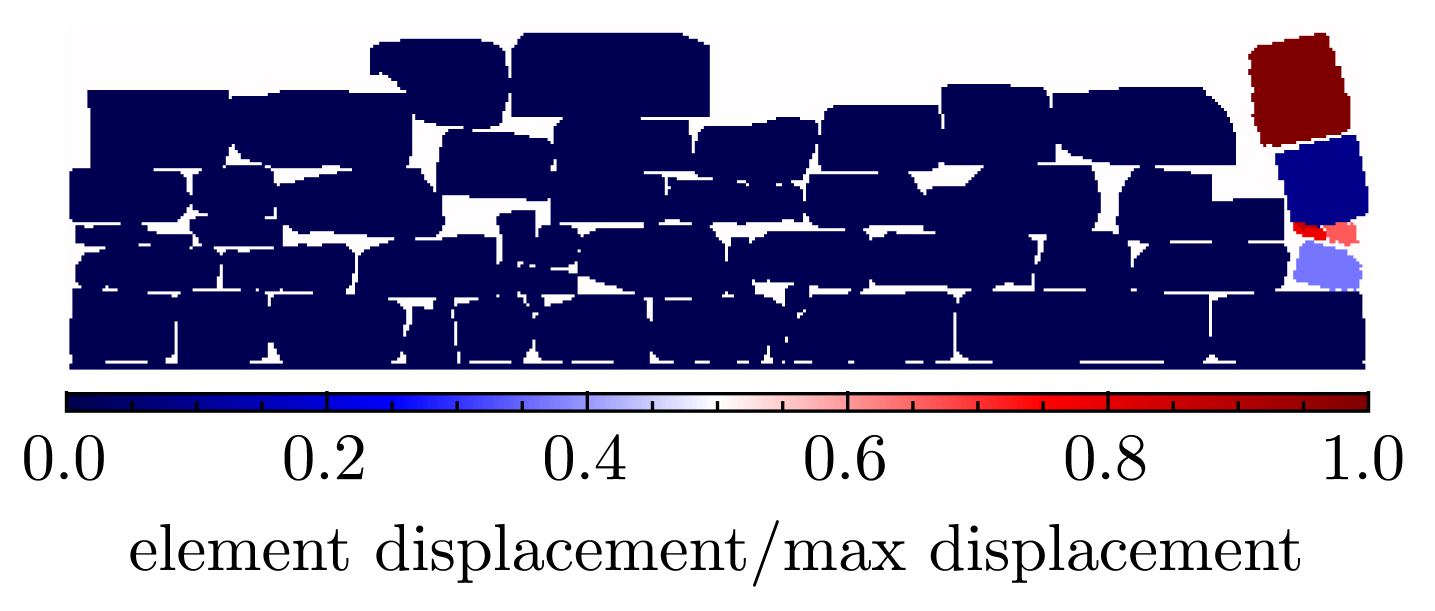
#> input picture Tests/Almeida/all_types/IR/result/img/left0.14028456913234208_mechanism.png, 7174 x 3052 px (shown at 1/5 size)
$ python -i tilting_angle.py   (imports and definitions only)
#> lines starting #> are read from the running program, lines starting #| are printed output that depends on the picture; after the words box and inside, x2 and y2 are one past the last pixel; in counts of white or black regions, pixels touching at a corner belong together
### Stonepacker2D/utils/constant.py
import numpy as np
import matplotlib
# https://github.com/wkentaro/labelme/issues/842
matplotlib.use('agg')
np.warnings.filterwarnings('ignore', category=np.VisibleDeprecationWarning)
#np.warnings.filterwarnings('error', category=np.VisibleDeprecationWarning)
WORLD_WIDTH = 100
WORLD_HEIGHT = 100
EPS = -1e-5
MAX_EDGE_LENGTH = 50

# wall size
WALL_WIDTH = 100
WALL_HEIGHT = 100
OPTIMIZATION = "Bbox_Ocontour_Void"
# contour detection
DILATION = 1
EROSION = 1


# stacking algorithm
WEIGHT_FIRST_TO_ORIGIN_X = 0
ALLOW_ROTATE = True
DUMP_TO_FILE = True
SAVE_ROOT = "data/"
LOCAL_WIDTH = 0
INTER_WEIGHT = 0.1
WIDTH_WEIGHT = 0.1
STABALIZE_METHOD = 'rotation'
WEDGE_ID = 257
BASE_ID = 256
CUT_ID = 258
SELECTION_WEIGHTS = {'interlocking': 1, 'kinematic': 1,
                     'course_height': 1, 'global_density': 1, 'local_void':1,'local_void_center':1}
PLACEMENT_OPTIMIZATION = 'full_enumeration'
PARTIAL_ENUMERATION_RATIO = 0.5

# kinematics
MU = 0.58
DENSITY = 18
IGNORE_HEAD_JOINT = False
KINEMATIC_RESULT_DECIMAL = 1
IGNORE_VALUE = 255
# k steps ahead
K_STEPS = 0

# kinematics optimization
KINEMATIC_OPTIMIZATION = True
NUMBER_CPU = 8

#records
RECORD_TIME = True
RECORD_SWITCHS = {'RECORD_PLACEMENT_VALUE':True,'RECORD_PLACEMENT_IMG':True,'RECORD_SELECTION_VALUE':True}


# [4 lines left out: function set_world_size, not called in this run]


def get_world_size():
    global WALL_WIDTH, WALL_HEIGHT
    return WALL_WIDTH, WALL_HEIGHT


# [4 lines left out: function set_wall_size, not called in this run]


def get_wall_size():
    global WORLD_WIDTH, WORLD_HEIGHT
    return WORLD_WIDTH, WORLD_HEIGHT


def set_rotate_state(rotate):
    global ALLOW_ROTATE
    ALLOW_ROTATE = rotate


def get_rotate_state():
    global ALLOW_ROTATE
    return ALLOW_ROTATE


def set_dilation(dilation):
    global DILATION
    DILATION = dilation


def get_dilation():
    global DILATION
    return DILATION


def set_erosion(erosion):
    global EROSION
    EROSION = erosion


def get_erosion():
    global EROSION
    return EROSION


def set_ksteps(k):
    global K_STEPS
    K_STEPS = k


def get_ksteps():
    global K_STEPS
    return K_STEPS


# [5 lines left out: function set_dump, not called in this run]


def get_dump():
    global DUMP_TO_FILE
    return DUMP_TO_FILE


def get_dir():
    global SAVE_ROOT
    return SAVE_ROOT


def set_mu(mu):
    global MU
    MU = mu


def get_mu():
    global MU
    return MU


def set_head_joint_state(state):
    global IGNORE_HEAD_JOINT
    IGNORE_HEAD_JOINT = state


def get_head_joint_state():
    global IGNORE_HEAD_JOINT
    return IGNORE_HEAD_JOINT


def get_local_width():
    global LOCAL_WIDTH
    return LOCAL_WIDTH


def set_local_width(width):
    global LOCAL_WIDTH
    LOCAL_WIDTH = width


def set_kine_precision(number_of_decimal):
    global KINEMATIC_RESULT_DECIMAL
    KINEMATIC_RESULT_DECIMAL = number_of_decimal


def get_kine_precision():
    global KINEMATIC_RESULT_DECIMAL
    return KINEMATIC_RESULT_DECIMAL


def set_number_cpu(number):
    global NUMBER_CPU
    NUMBER_CPU = number


def get_number_cpu():
    global NUMBER_CPU
    return NUMBER_CPU


def get_plot_placement():
    return 10


def get_plot_stone_id():
    return 255


def get_ignore_pixel_value():
    global IGNORE_VALUE
    return IGNORE_VALUE


def set_interlocking_weight(value):
    global INTER_WEIGHT
    INTER_WEIGHT = value


def get_interlocking_weight():
    global INTER_WEIGHT
    return INTER_WEIGHT


def get_stabalize_method():
    global STABALIZE_METHOD
    return STABALIZE_METHOD


def set_stabalize_method(value):
    global STABALIZE_METHOD
    STABALIZE_METHOD = value


def get_wedge_id():
    global WEDGE_ID
    return WEDGE_ID

def get_cut_id():
    global CUT_ID
    return CUT_ID


def get_base_id():
    global BASE_ID
    return BASE_ID


def get_width_weight():
    global WIDTH_WEIGHT
    return WIDTH_WEIGHT


def set_width_weight(value):
    global WIDTH_WEIGHT
    WIDTH_WEIGHT = value


# [4 lines left out: function set_selection_weights, not called in this run]


def get_selection_weights():
    global SELECTION_WEIGHTS
    return SELECTION_WEIGHTS

def get_placement_optimization():
    global PLACEMENT_OPTIMIZATION
    return PLACEMENT_OPTIMIZATION
def set_placement_optimization(opt_algo):
    global PLACEMENT_OPTIMIZATION
    PLACEMENT_OPTIMIZATION = opt_algo

def get_partial_enumeration_ratio():
    global PARTIAL_ENUMERATION_RATIO
    return PARTIAL_ENUMERATION_RATIO

def set_partial_enumeration_ratio(ratio):
    global PARTIAL_ENUMERATION_RATIO
    PARTIAL_ENUMERATION_RATIO = ratio

def set_record_time(rt):
    global RECORD_TIME
    RECORD_TIME = rt

def get_record_time():
    global RECORD_TIME
    return RECORD_TIME

# [4 lines left out: function set_record_detail, not called in this run]

def get_record_detail():
    global RECORD_SWITCHS
    return RECORD_SWITCHS
import cv2
# [20 lines left out: function get_world_size_from_label_img, not called in this run]

### Stonepacker2D/utils/kine_2d.py
from matplotlib import collections as mc
import matplotlib.pyplot as plt
# import parameters
import numpy as np
import sys
import mosek
import math
import random
print_detail = False
color = ["#"+''.join([random.choice('0123456789ABCDEF') for j in range(6)])
             for i in range(1000)]


# [127 lines left out: functions plot_elem_contp, update_elem_disp, cal_Aglobal, normalize, plot_elements, not called in this run]


# paras = parameters.Default()


class ContPoint():
    # [32 lines left out: function __init__, not called in this run]

    def set_elements(self, elem1, elem2):
        self.cand = elem1
        self.anta = elem2

    # [5 lines left out: function __eq__, not called in this run]

    def __str__(self):
        return f"Contact point information: \nID: {self.id}\nCandidate id: {self.cand}\nAntagonist id: {self.anta}"

    # [6 lines of commented-out code are left out]
    # [21 lines left out: functions is_contat_pair, assert_legal, not called in this run]


class ContType():
    def __init__(self, name, paras):
        self.name = name
        if name == 'friction':
            self.mu = paras.mu
        elif name == 'friction_fc':
            self.mu = paras.mu
            self.fc = paras.fc
        elif name == 'friction_fc_cohesion':
            self.mu = paras.mu
            self.fc = paras.fc
            self.cohesion = paras.cohesion
        elif name == 'friction_cohesion':
            self.mu = paras.mu
            self.cohesion = paras.cohesion
        else:
            raise Exception('unknown contact type')


class Element():
    # [22 lines left out: functions __init__, assert_legal, not called in this run]


class ContFace():
    # [860 lines left out: functions __init__, __eq__, solve_force_rigid, solve_force, solve_force_non_associative, not called in this run]

# [172 lines of commented-out code are left out]

### Stonepacker2D/evaluate/tilting_angle.py
from scipy import ndimage
from ..utils.kine_2d import ContPoint, ContType
import numpy as np
from skimage.measure import regionprops
from ..utils.kine_2d import Element, update_elem_disp
import cv2
from ..utils.constant import get_ignore_pixel_value, get_world_size, get_mu, get_head_joint_state, get_kine_precision, get_dir
from ..utils.kine_2d import cal_Aglobal, solve_force_rigid, plot_elem_contp
import math
import matplotlib.pyplot as plt
from matplotlib import cm
from matplotlib.colors import ListedColormap, LinearSegmentedColormap

tab20_cm = cm.get_cmap('tab20')
newcolors = np.concatenate([tab20_cm(np.linspace(0, 1, 20))] * 13, axis=0)
white = np.array([255/256, 255/256, 255/256, 1])
newcolors[:1, :] = white
newcmp = ListedColormap(newcolors)

# rot_cmap=cm.get_cmap('RdBu')
# rot_cmap[0] = white
class Parameter:

    # kinematics
    boundary = "tilting-table"
    stress = 30/100
    mu = 1.0
    fc = 0
    cohesion = 0
    density = 18
    calibrate_head_joint = False
    ignore_head_joint = False
    min_contp_distance = 1000
    offset = 1
    contact_detection_method = "uniform"
    ctname = "friction"


parameters = Parameter()
parameters_head = Parameter()
parameters_mortar = Parameter()


# [193 lines left out: functions plot_failure_mec, evaluate_kine, not called in this run]


def pixel_to_mesh(img,ignore_zero = True):
    contps = dict()
    maxPointID = 0
    parameters.mu = get_mu()

    _conttype = ContType("friction", parameters)
    parameters_head.mu = get_mu()
    if get_head_joint_state() == True:
        parameters_head.mu = 0
    _conttype_head = ContType("friction", parameters_head)

    # CONVOLVE: https://towardsdatascience.com/image-derivative-8a07a4118550
    # pixels whose value is different from pixel on the right

    normal = [-1, 0]
    tangent = [0, -1]
    Kx = np.array([[-1, 1, 0]])
    Fx_1 = ndimage.convolve(img, Kx)
    Kx = np.array([[1, -1, 0]])
    Fx_2 = ndimage.convolve(img, Kx)
    matrix_x_right = np.sum([Fx_1, Fx_2], axis=0)
    #matrix_x_right = np.multiply(img,matrix_x_right)
    index_x_right = np.argwhere(matrix_x_right > 0)
    coords = np.flip(np.sum([index_x_right, [[0, 0.5]]], axis=0), axis=1)
    # print(maxPointID)
    for i, coord in enumerate(coords):
        if ignore_zero:
            if img[index_x_right[i][0], index_x_right[i][1]] == 0 or img[index_x_right[i][0], min(index_x_right[i][1]+1, img.shape[1])] == 0:
                continue
        anta_id = img[index_x_right[i][0], min(
            index_x_right[i][1]+1, img.shape[1])]
        contps[maxPointID] = ContPoint(maxPointID, [
            coord[0], coord[1]], img[index_x_right[i][0], index_x_right[i][1]], anta_id, tangent, normal, _conttype_head)
        maxPointID += 1

    # pixels whose value is different from pixel on the left
    normal = [1, 0]
    tangent = [0, 1]
    Kx = np.array([[0, -1, 1]])
    Fx_1 = ndimage.convolve(img, Kx)
    Kx = np.array([[0, 1, -1]])
    Fx_2 = ndimage.convolve(img, Kx)
    matrix_x_left = np.sum([Fx_1, Fx_2], axis=0)
    matrix_x_left = np.multiply(img, matrix_x_left)
    index_x_left = np.argwhere(matrix_x_left > 0)
    coords = np.flip(np.sum([index_x_left, [[0, -0.5]]], axis=0), axis=1)
    # print(maxPointID)
    for i, coord in enumerate(coords):
        if ignore_zero:
            if img[index_x_left[i][0], index_x_left[i][1]] == 0 or img[index_x_left[i][0], max(index_x_left[i][1]-1, 0)] == 0:
                continue
        anta_id = img[index_x_left[i][0], max(index_x_left[i][1]-1, 0)]
        contps[maxPointID] = ContPoint(maxPointID, [
            coord[0], coord[1]], img[index_x_left[i][0], index_x_left[i][1]], anta_id, tangent, normal, _conttype_head)
        maxPointID += 1

    # pixels whose value is different from pixel below
    normal = [0, -1]
    tangent = [1, 0]
    Ky = np.array([[-1], [1], [0]])
    Fy_1 = ndimage.convolve(img, Ky)
    Ky = np.array([[1], [-1], [0]])
    Fy_2 = ndimage.convolve(img, Ky)
    matrix_y_below = np.sum([Fy_1, Fy_2], axis=0)
    matrix_y_below = np.multiply(img, matrix_y_below)
    index_y_below = np.argwhere(matrix_y_below > 0)
    coords = np.flip(np.sum([index_y_below, [[+0.5, 0]]], axis=0), axis=1)
    # print(maxPointID)
    for i, coord in enumerate(coords):
        if ignore_zero:
            if img[index_y_below[i][0], index_y_below[i][1]] == 0 or img[min(index_y_below[i][0]+1, img.shape[0]), index_y_below[i][1]] == 0:
                continue
        anta_id = img[min(index_y_below[i][0]+1, img.shape[0]),
                      index_y_below[i][1]]
        contps[maxPointID] = ContPoint(maxPointID, [
                                       coord[0], coord[1]], img[index_y_below[i][0], index_y_below[i][1]], anta_id, tangent, normal, _conttype)
        maxPointID += 1

    # pixels whose value is different from pixel above
    normal = [0, 1]
    tangent = [-1, 0]
    Ky = np.array([[0], [1], [-1]])
    Fy_1 = ndimage.convolve(img, Ky)
    Ky = np.array([[0], [-1], [1]])
    Fy_2 = ndimage.convolve(img, Ky)
    matrix_y_above = np.sum([Fy_1, Fy_2], axis=0)
    matrix_y_above = np.multiply(img, matrix_y_above)
    index_y_above = np.argwhere(matrix_y_above > 0)
    coords = np.flip(np.sum([index_y_above, [[-0.5, 0]]], axis=0), axis=1)
    # print(maxPointID)
    for i, coord in enumerate(coords):
        if ignore_zero:
            if img[index_y_above[i][0], index_y_above[i][1]] == 0 or img[max(index_y_above[i][0]-1, 0), index_y_above[i][1]] == 0:
                continue
        anta_id = img[max(index_y_above[i][0]-1, 0), index_y_above[i][1]]
        contps[maxPointID] = ContPoint(maxPointID, [
                                       coord[0], coord[1]], img[index_y_above[i][0], index_y_above[i][1]], anta_id, tangent, normal, _conttype)
        maxPointID += 1

    # [44 lines of commented-out code are left out]
    return contps


# [95 lines left out: functions base_to_elements, clear_contps, not called in this run]

>>> import cv2
>>> picture = cv2.imread('../../Tests/Almeida/all_types/IR/result/img/left0.14028456913234208_mechanism.png', cv2.IMREAD_GRAYSCALE)
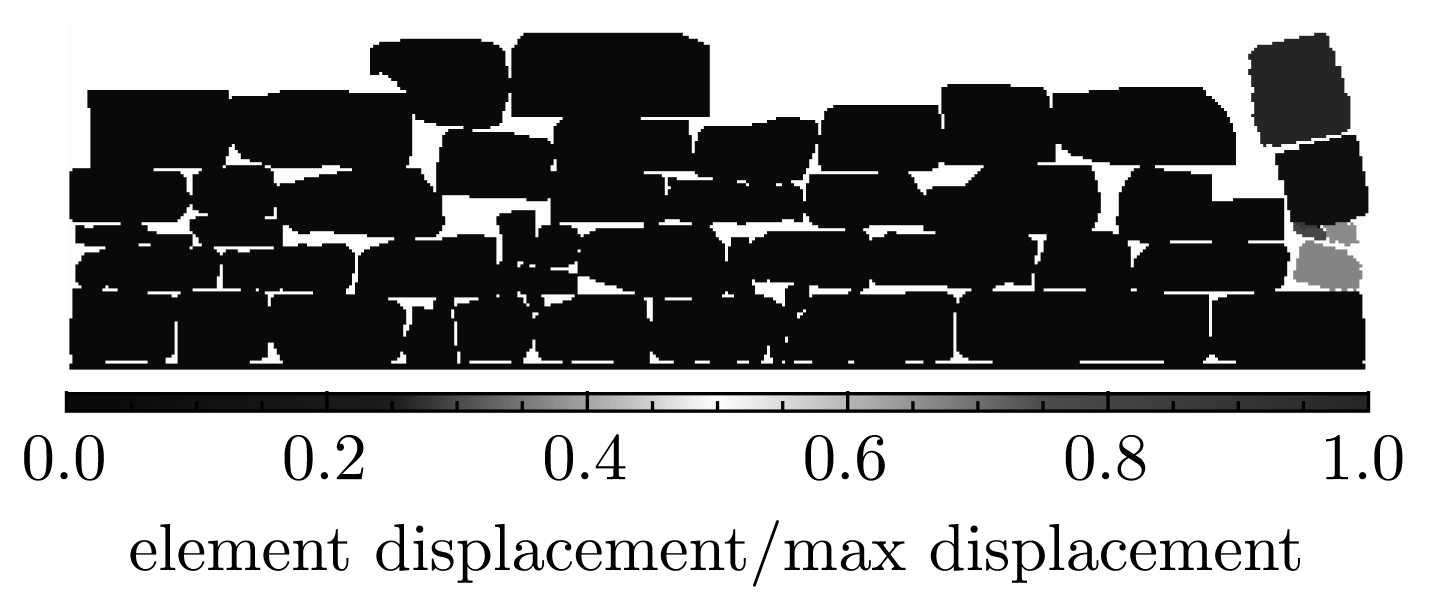
#> picture: shape (3052, 7174) (shown at 1/5 size); min 0, max 255, mean 149.1
>>> result = pixel_to_mesh(picture)
#> in pixel_to_mesh, `Fx_1 = ndimage.convolve(img, Kx)`:
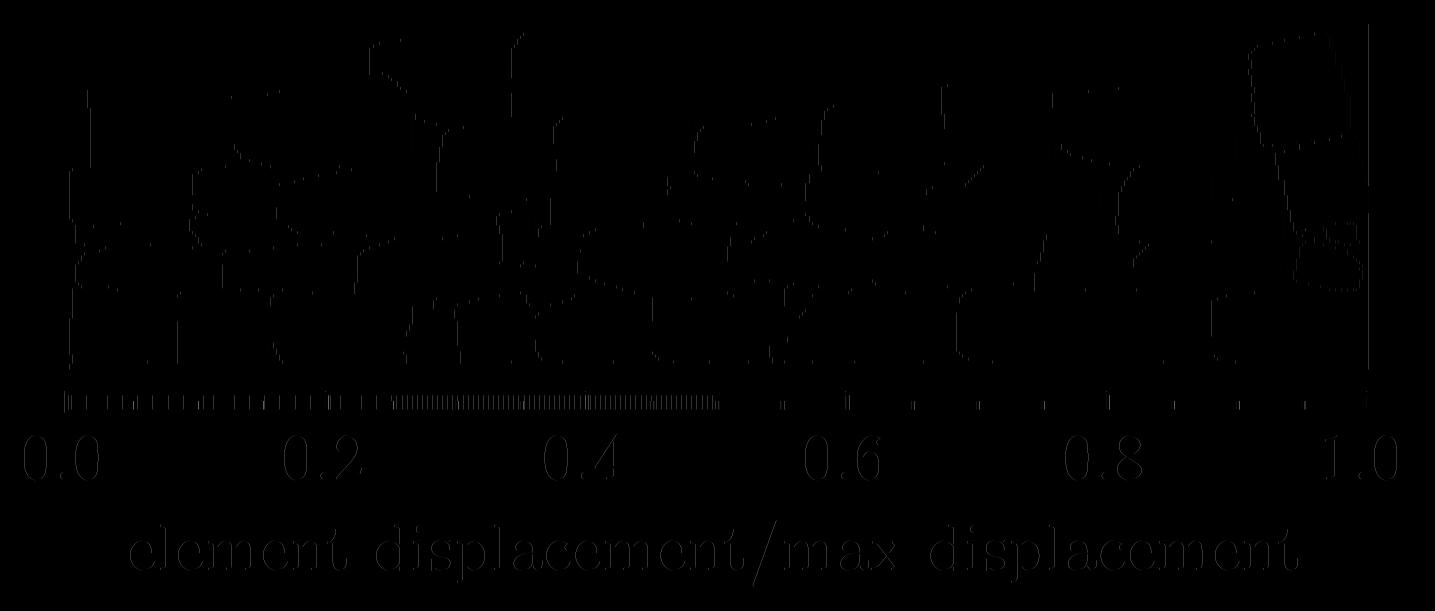
#> Fx_1: shape (3052, 7174) (shown at 1/5 size); min 0, max 255, mean 0.4
#> in pixel_to_mesh, `matrix_x_right = np.sum([Fx_1, Fx_2], axis=0)`:
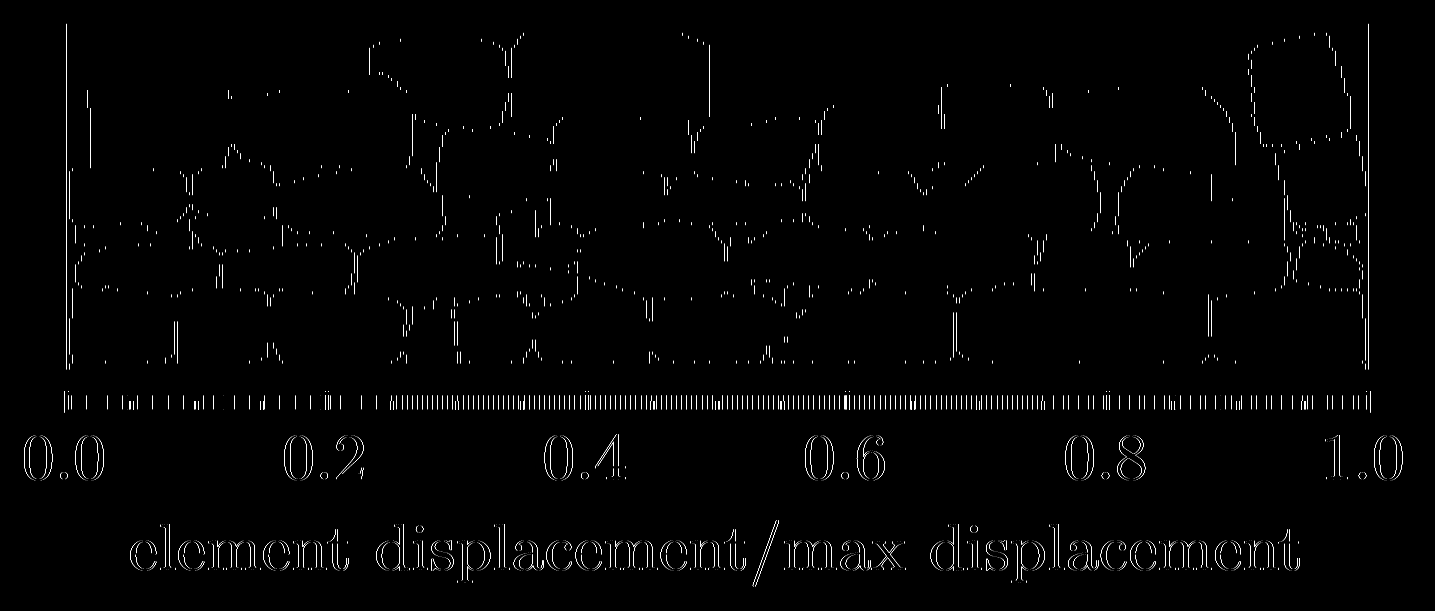
#> matrix_x_right: shape (3052, 7174) uint64 (shown at 1/5 size); values 0 (black) and 256 (white), 0.34% white in thin lines or dots, all inside (x1, y1, x2, y2) = (120, 119, 7012, 2933)
#> in pixel_to_mesh, `index_x_right = np.argwhere(matrix_x_right > 0)`: index_x_right = 75081 pairs, first value 119 to 2932, second value 120 to 7011
#> (the run stopped early here; a loop or call above may not have finished)
